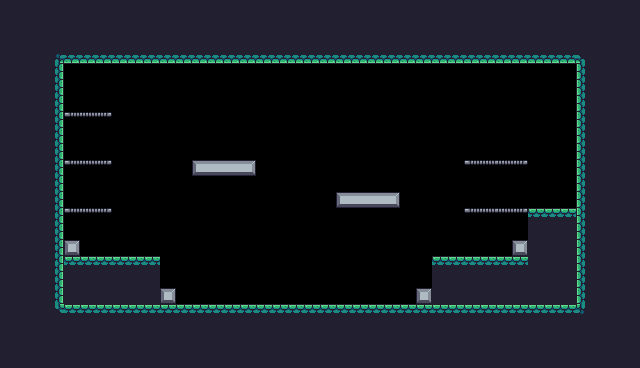

This game map was drawn from its Tiled (.tmx) file and the tilesets committed beside it. A one-line description and the full map source follow:
An orthogonal 40x23 tile map with 16x16 px tiles, 1 tile layer (Background), 2 tilesets and 36 objects (11x Fruit, 5x Platform, 2x Saw, 2x Bird, Player, ...).

<map version="1.10" tiledversion="1.10.2" orientation="orthogonal" renderorder="right-down" width="40" height="23" tilewidth="16" tileheight="16" infinite="0" nextlayerid="4" nextobjectid="47">
 <tileset firstgid="1" source="mother_earth_tiles.tsx" />
 <tileset firstgid="243" source="mother_earth_tiles.tsx" />
 <layer id="1" name="Background" width="40" height="23">
  <properties>
   <property name="BackgroundColor" value="Gray" />
  </properties>
  <data encoding="csv">
24,24,24,24,24,24,24,24,24,24,24,24,24,24,24,24,24,24,24,24,24,24,24,24,24,24,24,24,24,24,24,24,24,24,24,24,24,24,24,24,
24,24,24,24,24,24,24,24,24,24,24,24,24,24,24,24,24,24,24,24,24,24,24,24,24,24,24,24,24,24,24,24,24,24,24,24,24,24,24,24,
24,24,24,24,24,24,24,24,24,24,24,24,24,24,24,24,24,24,24,24,24,24,24,24,24,24,24,24,24,24,24,24,24,24,24,24,24,24,24,24,
24,24,24,180,222,222,222,222,222,222,222,222,222,222,222,222,222,222,222,222,222,222,222,222,222,222,222,222,222,222,222,222,222,222,222,222,181,24,24,24,
24,24,24,201,0,0,0,0,0,0,0,0,0,0,0,0,0,0,0,0,0,0,0,0,0,0,0,0,0,0,0,0,0,0,0,0,199,24,24,24,
24,24,24,201,0,0,0,0,0,0,0,0,0,0,0,0,0,0,0,0,0,0,0,0,0,0,0,0,0,0,0,0,0,0,0,0,199,24,24,24,
24,24,24,201,0,0,0,0,0,0,0,0,0,0,0,0,0,0,0,0,0,0,0,0,0,0,0,0,0,0,0,0,0,0,0,0,199,24,24,24,
24,24,24,201,62,63,64,0,0,0,0,0,0,0,0,0,0,0,0,0,0,0,0,0,0,0,0,0,0,0,0,0,0,0,0,0,199,24,24,24,
24,24,24,201,0,0,0,0,0,0,0,0,0,0,0,0,0,0,0,0,0,0,0,0,0,0,0,0,0,0,0,0,0,0,0,0,199,24,24,24,
24,24,24,201,0,0,0,0,0,0,0,0,0,0,0,0,0,0,0,0,0,0,0,0,0,0,0,0,0,0,0,0,0,0,0,0,199,24,24,24,
24,24,112,201,62,63,64,0,0,0,0,0,101,102,102,103,0,0,0,0,0,0,0,0,0,0,0,0,0,62,63,63,64,0,0,0,199,24,24,24,
24,24,112,201,0,0,0,0,0,0,0,0,0,0,0,0,0,0,0,0,0,0,0,0,0,0,0,0,0,0,0,0,0,0,0,0,199,24,24,24,
24,24,112,201,0,0,0,0,0,0,0,0,0,0,0,0,0,0,0,0,0,101,102,102,103,0,0,0,0,0,0,0,0,0,0,0,199,24,24,24,
24,24,112,201,62,63,64,0,0,0,0,0,0,0,0,0,0,0,0,0,0,0,0,0,0,0,0,0,0,62,63,63,64,178,178,178,199,24,24,24,
24,24,112,201,0,0,0,0,0,0,0,0,0,0,0,0,0,0,0,0,0,0,0,0,0,0,0,0,0,0,0,0,0,200,200,200,199,24,24,24,
24,24,24,201,123,0,0,0,0,0,0,0,0,0,0,0,0,0,0,0,0,0,0,0,0,0,0,0,0,0,0,0,123,200,200,200,199,24,24,24,
24,24,24,201,178,178,178,178,178,178,0,0,0,226,226,226,0,0,0,0,0,0,0,0,0,0,0,178,178,178,178,178,178,200,200,200,199,24,24,24,
24,24,24,201,200,200,200,200,200,200,0,0,0,226,226,226,226,0,0,0,0,0,0,0,0,0,0,200,200,200,200,200,200,200,200,200,199,24,24,24,
24,24,24,201,200,200,200,200,200,200,123,0,0,0,0,0,0,0,0,0,0,0,0,0,0,0,123,200,200,200,200,200,200,200,200,200,199,24,24,24,
24,24,24,202,178,178,178,178,178,178,178,178,178,178,178,178,178,178,178,178,178,178,178,178,178,178,178,178,178,178,178,178,178,178,178,178,203,24,24,24,
24,24,24,24,24,24,24,24,24,24,24,24,24,24,24,24,24,24,24,24,24,24,24,24,24,24,24,24,24,24,24,24,24,24,24,24,24,24,24,24,
24,24,24,24,24,24,24,24,24,24,24,24,24,24,24,24,24,24,24,24,24,24,24,24,24,24,24,24,24,24,24,24,24,24,24,24,24,24,24,24,
24,24,24,24,24,24,24,24,24,24,24,24,24,24,24,24,24,24,24,24,24,24,24,24,24,24,24,24,24,24,24,24,24,24,24,24,24,24,24,24
</data>
 </layer>
 <objectgroup id="2" name="Spawnpoints">
  <object id="4" name="Player" type="Player" x="128" y="224" width="32" height="32" />
  <object id="21" name="Bananas" type="Fruit" x="80" y="80" width="32" height="32" />
  <object id="22" name="Orange" type="Fruit" x="80" y="128" width="32" height="32" />
  <object id="23" name="Apple" type="Fruit" x="80" y="176" width="32" height="32" />
  <object id="24" name="Cherries" type="Fruit" x="192" y="128" width="32" height="32" />
  <object id="25" name="Cherries" type="Fruit" x="224" y="128" width="32" height="32" />
  <object id="26" name="Cherries" type="Fruit" x="208" y="96" width="32" height="32" />
  <object id="27" name="Cherries" type="Fruit" x="336" y="160" width="32" height="32" />
  <object id="28" name="Cherries" type="Fruit" x="368" y="160" width="32" height="32" />
  <object id="29" name="Cherries" type="Fruit" x="352" y="128" width="32" height="32" />
  <object id="30" name="Kiwi" type="Fruit" x="480" y="128" width="32" height="32" />
  <object id="31" name="Kiwi" type="Fruit" x="480" y="176" width="32" height="32" />
  <object id="34" type="Saw" x="288" y="128" width="32" height="32">
   <properties>
    <property name="isVertical" type="bool" value="true" />
    <property name="offNeg" type="float" value="4" />
    <property name="offPos" type="float" value="3" />
   </properties>
  </object>
  <object id="36" type="Checkpoint" x="512" y="144" width="64" height="64" />
  <object id="37" name="Chicken" type="Chicken" x="336" y="272" width="32" height="32">
   <properties>
    <property name="offNeg" type="float" value="12" />
    <property name="offPos" type="float" value="5" />
   </properties>
  </object>
  <object id="38" name="Bird" type="Bird" x="207.5" y="113.5" width="32" height="32">
   <properties>
    <property name="offNeg" type="float" value="12" />
    <property name="offPos" type="float" value="5" />
   </properties>
  </object>
  <object id="40" name="Bird" type="Bird" x="531" y="167.5" width="32" height="32">
   <properties>
    <property name="offNeg" type="float" value="12" />
    <property name="offPos" type="float" value="5" />
   </properties>
  </object>
  <object id="41" type="Saw" x="417" y="144.5" width="32" height="32">
   <properties>
    <property name="isVertical" type="bool" value="true" />
    <property name="offNeg" type="float" value="4" />
    <property name="offPos" type="float" value="3" />
   </properties>
  </object>
 </objectgroup>
 <objectgroup id="3" name="Collisions">
  <object id="7" x="48" y="48" width="16" height="272" />
  <object id="8" x="64" y="48" width="528" height="16" />
  <object id="9" x="576" y="64" width="16" height="256" />
  <object id="10" x="64" y="304" width="512" height="16" />
  <object id="11" x="64" y="240" width="16" height="16" />
  <object id="12" x="64" y="256" width="96" height="48" />
  <object id="13" x="192" y="160" width="64" height="16" />
  <object id="14" x="336" y="192" width="64" height="16" />
  <object id="15" x="432" y="256" width="96" height="48" />
  <object id="16" type="Platform" x="464" y="208" width="64" height="16" />
  <object id="17" type="Platform" x="464" y="160" width="64" height="16" />
  <object id="18" type="Platform" x="64" y="160" width="48" height="16" />
  <object id="19" type="Platform" x="64" y="112" width="48" height="16" />
  <object id="20" type="Platform" x="64" y="208" width="48" height="16" />
  <object id="35" x="528" y="208" width="48" height="96" />
  <object id="42" x="160" y="288.5" width="16" height="16" />
  <object id="43" x="416.5" y="288.5" width="16" height="16" />
  <object id="46" x="512.5" y="240.5" width="16" height="16" />
 </objectgroup>
</map>
